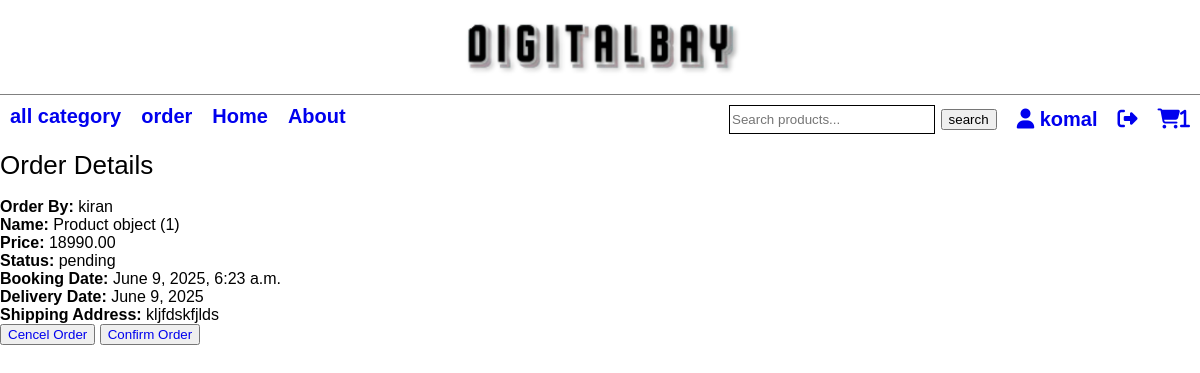
Before: /order_detail/31/ (signed in) with the older database file.
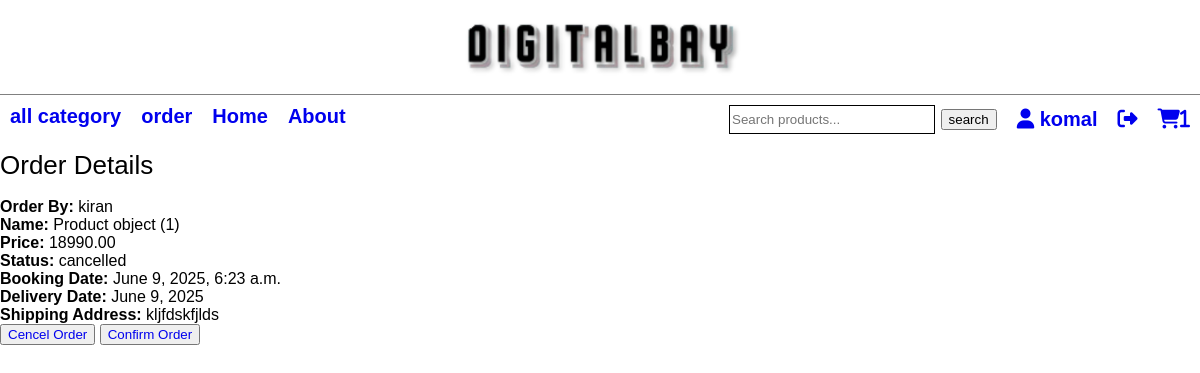
After: the same page with the newer database file.
### app/models.py (models this page shows)
class Order(models.Model):
    STATUS = [
    ('pending', 'pending'),
    ('confirmed', 'confirmed'),
    ('cancelled', 'cancelled'),
    ]
    product = models.ForeignKey(Product, on_delete=models.CASCADE, null=True, blank=True)
    user = models.ForeignKey(User, on_delete=models.CASCADE)
    price = models.DecimalField(max_digits=10, decimal_places=2)
    quantity = models.IntegerField()
    booking_date = models.DateTimeField(auto_now_add=True)
    delivery_date = models.DateField(default=get_delivery_date)
    status = models.CharField(max_length=10, choices=STATUS, default='pending')
    shipping_address = models.TextField()
    cancel_reason = models.TextField(null=True, blank=True)

class Product(models.Model):
    user = models.ForeignKey(User,on_delete=models.CASCADE)
    cat = models.ForeignKey(Category, on_delete=models.CASCADE, null=True, blank=True)
    is_available = models.BooleanField(default=True)
    stock = models.IntegerField(default=100)
    category_name = models.TextField(null=True)
    links = models.TextField(blank=True, null=True)
    title = models.TextField(blank=True, null=True)
    price = models.TextField(blank=True, null=True)
    dis_price = models.TextField(blank=True, null=True)
    description = models.TextField(blank=True, null=True)
    image_list = models.TextField(blank=True, null=True)
    sales_package = models.TextField(db_column='Sales_Package', blank=True, null=True)  # Field name made lowercase.
    model_number = models.TextField(db_column='Model_Number', blank=True, null=True)  # Field name made lowercase.
    part_number = models.TextField(db_column='Part_Number', blank=True, null=True)  # Field name made lowercase.
    model_name = models.TextField(db_column='Model_Name', blank=True, null=True)  # Field name made lowercase.
    series = models.TextField(db_column='Series', blank=True, null=True)  # Field name made lowercase.
    color = models.TextField(db_column='Color', blank=True, null=True)  # Field name made lowercase.
    type = models.TextField(db_column='Type', blank=True, null=True)  # Field name made lowercase.
    suitable_for = models.TextField(db_column='Suitable_For', blank=True, null=True)  # Field name made lowercase.
    power_supply = models.TextField(db_column='Power_Supply', blank=True, null=True)  # Field name made lowercase.
    battery_cell = models.TextField(db_column='Battery_Cell', blank=True, null=True)  # Field name made lowercase.
    ms_office_provided = models.TextField(db_column='MS_Office_Provided', blank=True, null=True)  # Field name made lowercase.
    processor_brand = models.TextField(db_column='Processor_Brand', blank=True, null=True)  # Field name made lowercase.
    processor_name = models.TextField(db_column='Processor_Name', blank=True, null=True)  # Field name made lowercase.
    ssd = models.TextField(db_column='SSD', blank=True, null=True)  # Field name made lowercase.
    ssd_capacity = models.TextField(db_column='SSD_Capacity', blank=True, null=True)  # Field name made lowercase.
    ram = models.TextField(db_column='RAM', blank=True, null=True)  # Field name made lowercase.
    ram_type = models.TextField(db_column='RAM_Type', blank=True, null=True)  # Field name made lowercase.
    processor_variant = models.TextField(db_column='Processor_Variant', blank=True, null=True)  # Field name made lowercase.
    clock_speed = models.TextField(db_column='Clock_Speed', blank=True, null=True)  # Field name made lowercase.
    graphic_processor = models.TextField(db_column='Graphic_Processor', blank=True, null=True)  # Field name made lowercase.
    storage_type = models.TextField(db_column='Storage_Type', blank=True, null=True)  # Field name made lowercase.
    operating_system = models.TextField(db_column='Operating_System', blank=True, null=True)  # Field name made lowercase.
    usb_port = models.TextField(db_column='USB_Port', blank=True, null=True)  # Field name made lowercase.
    hdmi_port = models.TextField(db_column='HDMI_Port', blank=True, null=True)  # Field name made lowercase.
    touchscreen = models.TextField(db_column='Touchscreen', blank=True, null=True)  # Field name made lowercase.
    screen_size = models.TextField(db_column='Screen_Size', blank=True, null=True)  # Field name made lowercase.
    screen_resolution = models.TextField(db_column='Screen_Resolution', blank=True, null=True)  # Field name made lowercase.
    screen_type = models.TextField(db_column='Screen_Type', blank=True, null=True)  # Field name made lowercase.
    speakers = models.TextField(db_column='Speakers', blank=True, null=True)  # Field name made lowercase.
    internal_mic = models.TextField(db_column='Internal_Mic', blank=True, null=True)  # Field name made lowercase.
    wireless_lan = models.TextField(db_column='Wireless_LAN', blank=True, null=True)  # Field name made lowercase.
    bluetooth = models.TextField(db_column='Bluetooth', blank=True, null=True)  # Field name made lowercase.
    dimensions = models.TextField(db_column='Dimensions', blank=True, null=True)  # Field name made lowercase.
    weight = models.TextField(db_column='Weight', blank=True, null=True)  # Field name made lowercase.
    disk_drive = models.TextField(db_column='Disk_Drive', blank=True, null=True)  # Field name made lowercase.
    web_camera = models.TextField(db_column='Web_Camera', blank=True, null=True)  # Field name made lowercase.
    keyboard = models.TextField(db_column='Keyboard', blank=True, null=True)  # Field name made lowercase.
    backlit_keyboard = models.TextField(db_column='Backlit_Keyboard', blank=True, null=True)  # Field name made lowercase.
    warranty_summary = models.TextField(db_column='Warranty_Summary', blank=True, null=True)  # Field name made lowercase.
    warranty_service_type = models.TextField(db_column='Warranty_Service_Type', blank=True, null=True)  # Field name made lowercase.
    covered_in_warranty = models.TextField(db_column='Covered_in_Warranty', blank=True, null=True)  # Field name made lowercase.
    not_covered_in_warranty = models.TextField(db_column='Not_Covered_in_Warranty', blank=True, null=True)  # Field name made lowercase.
    emmc_storage_capacity = models.TextField(db_column='EMMC_Storage_Capacity', blank=True, null=True)  # Field name made lowercase.
    battery_backup = models.TextField(db_column='Battery_Backup', blank=True, null=True)  # Field name made lowercase.
    number_of_cores = models.TextField(db_column='Number_of_Cores', blank=True, null=True)  # Field name made lowercase.
    mic_in = models.TextField(db_column='Mic_In', blank=True, null=True)  # Field name made lowercase.
    sound_properties = models.TextField(db_column='Sound_Properties', blank=True, null=True)  # Field name made lowercase.
    pointer_device = models.TextField(db_column='Pointer_Device', blank=True, null=True)  # Field name made lowercase.
    included_software = models.TextField(db_column='Included_Software', blank=True, null=True)  # Field name made lowercase.
    additional_features = models.TextField(db_column='Additional_Features', blank=True, null=True)  # Field name made lowercase.
    domestic_warranty = models.TextField(db_column='Domestic_Warranty', blank=True, null=True)  # Field name made lowercase.
    expandable_memory = models.TextField(db_column='Expandable_Memory', blank=True, null=True)  # Field name made lowercase.
    processor_generation = models.TextField(db_column='Processor_Generation', blank=True, null=True)  # Field name made lowercase.
    finger_print_sensor = models.TextField(db_column='Finger_Print_Sensor', blank=True, null=True)  # Field name made lowercase.
    ram_frequency = models.TextField(db_column='RAM_Frequency', blank=True, null=True)  # Field name made lowercase.
    cache = models.TextField(db_column='Cache', blank=True, null=True)  # Field name made lowercase.
    multi_card_slot = models.TextField(db_column='Multi_Card_Slot', blank=True, null=True)  # Field name made lowercase.
    hardware_interface = models.TextField(db_column='Hardware_Interface', blank=True, null=True)  # Field name made lowercase.
    refresh_rate = models.TextField(db_column='Refresh_Rate', blank=True, null=True)  # Field name made lowercase.
    dedicated_graphic_memory_type = models.TextField(db_column='Dedicated_Graphic_Memory_Type', blank=True, null=True)  # Field name made lowercase.
    dedicated_graphic_memory_capacity = models.TextField(db_column='Dedicated_Graphic_Memory_Capacity', blank=True, null=True)  # Field name made lowercase.
    face_recognition = models.TextField(db_column='Face_Recognition', blank=True, null=True)  # Field name made lowercase.
    memory_slots = models.TextField(db_column='Memory_Slots', blank=True, null=True)  # Field name made lowercase.
    supported_operating_system = models.TextField(db_column='Supported_Operating_System', blank=True, null=True)  # Field name made lowercase.
    rj11 = models.TextField(db_column='RJ11', blank=True, null=True)  # Field name made lowercase.
    rj45 = models.TextField(db_column='RJ45', blank=True, null=True)  # Field name made lowercase.

### app/views.py (the view)
# urls.py: path('order_detail/<int:id>/',order_detail),
@login_required(login_url='/userlogin')
def order_detail(request,id):
    try:
        profile = Profile.objects.get(user=request.user)
        if Profile.is_vendor:
            order = Order.objects.get(id=id)
    except Profile.DoesNotExist:
        return HttpResponseRedirect('/')
    return render(request, 'order_detail.html', {'order':order})

### app/context_processors.py (called while the page is built)
def cart_count(request):
    if request.user.is_authenticated:
        return {'cart_items_count': Cart.objects.filter(user=request.user).count()}
    return {'cart_items_count': 0}

### Template/order_detail.html (shortened to what this page needs)
{% include 'navbar.html' %}
{% load static %}
<!DOCTYPE html>
<html lang="en">
<head>
    <link rel="stylesheet" href="{% static 'home.css' %}">
</head>
<body>
    <div class="nav-margin">
        <h1>Order Details </h1>
        <div>
            <strong>Order By: </strong> {{ order.user }} <br>
            <strong>Name: </strong> {{ order.product }} <br>
            <strong>Price:</strong> {{ order.price }} <br>
            <strong>Status: </strong> {{ order.status }} <br>
            <strong>Booking Date: </strong> {{ order.booking_date }} <br>
            <strong>Delivery Date: </strong> {{ order.delivery_date }} <br>
            <strong>Shipping Address: </strong> {{ order.shipping_address }} <br>
            {% if user.profile.is_vendor == 0  %}
                <button><a href="/cancel_order/{{order.id}}">Cencel Order</a></button>
                <button><a href="/confirm_order/{{order.id}}">Confirm Order</a></button>
                {% endif %}
        </div>
    </div>
</body>
</html>

Changed rows visible on the page:
changed Order "kljfdskfjlds": status "pending" → "cancelled"
